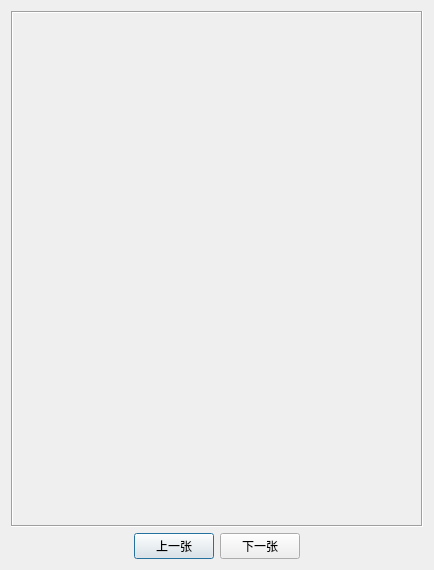
<?xml version="1.0" encoding="UTF-8"?>
<ui version="4.0">
 <class>PicturesDialog</class>
 <widget class="QDialog" name="PicturesDialog">
  <property name="geometry">
   <rect>
    <x>0</x>
    <y>0</y>
    <width>434</width>
    <height>570</height>
   </rect>
  </property>
  <property name="windowTitle">
   <string>PicturesDialog</string>
  </property>
  <layout class="QVBoxLayout" name="verticalLayout">
   <item>
    <widget class="QFrame" name="m_frmImage">
     <property name="sizePolicy">
      <sizepolicy hsizetype="Preferred" vsizetype="Expanding">
       <horstretch>0</horstretch>
       <verstretch>0</verstretch>
      </sizepolicy>
     </property>
     <property name="frameShape">
      <enum>QFrame::Box</enum>
     </property>
     <property name="frameShadow">
      <enum>QFrame::Sunken</enum>
     </property>
    </widget>
   </item>
   <item>
    <layout class="QHBoxLayout" name="horizontalLayout">
     <item>
      <spacer name="horizontalSpacer">
       <property name="orientation">
        <enum>Qt::Horizontal</enum>
       </property>
       <property name="sizeHint" stdset="0">
        <size>
         <width>40</width>
         <height>20</height>
        </size>
       </property>
      </spacer>
     </item>
     <item>
      <widget class="QPushButton" name="m_btnPrev">
       <property name="text">
        <string>上一张</string>
       </property>
      </widget>
     </item>
     <item>
      <widget class="QPushButton" name="m_btnNext">
       <property name="text">
        <string>下一张</string>
       </property>
      </widget>
     </item>
     <item>
      <spacer name="horizontalSpacer_2">
       <property name="orientation">
        <enum>Qt::Horizontal</enum>
       </property>
       <property name="sizeHint" stdset="0">
        <size>
         <width>40</width>
         <height>20</height>
        </size>
       </property>
      </spacer>
     </item>
    </layout>
   </item>
  </layout>
 </widget>
 <resources/>
 <connections/>
</ui>
